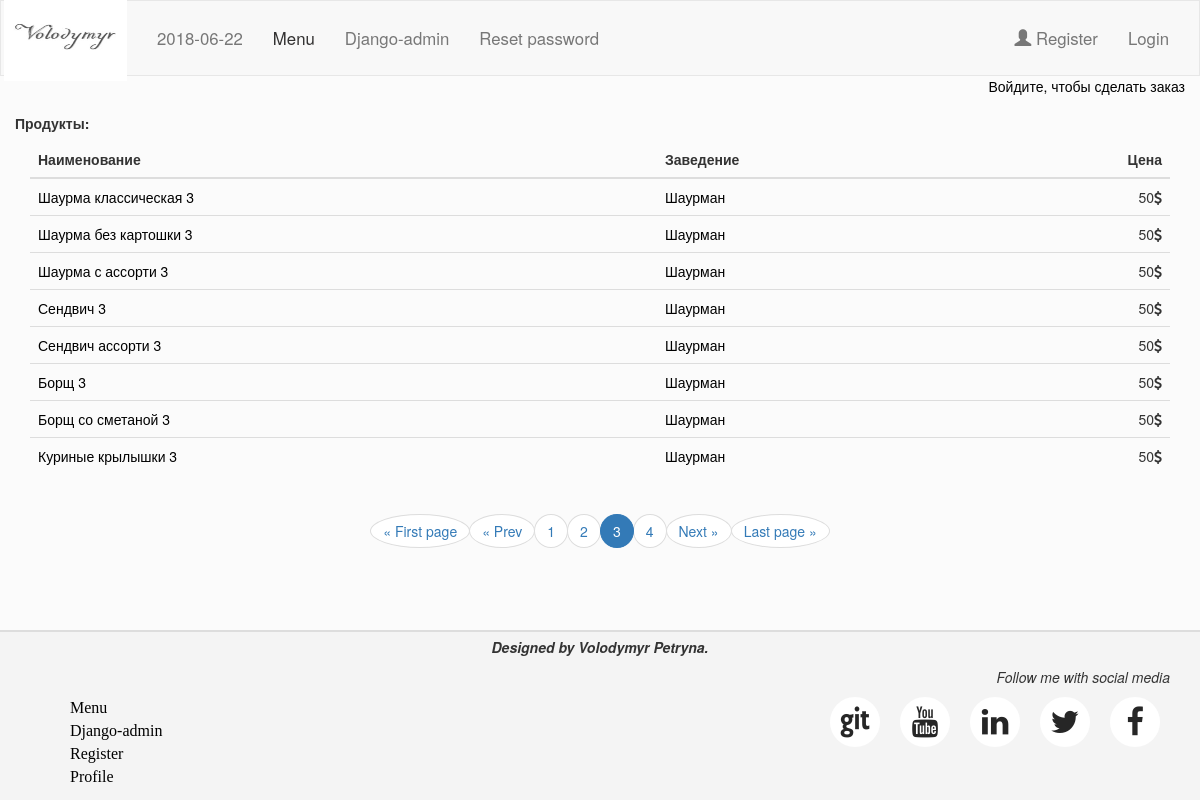
/catalog/?page=3, run on the app's committed database.
### catalog/models.py (models this page shows, shortened)
class Catalog(models.Model):
	name = models.CharField(max_length=150)
	place = models.CharField(max_length=150)
	price = models.IntegerField(default=0)

### catalog/views.py (the view)
def catalog_home(request):#we can see in urls we have name=home and it is because of the variable catalog we can write just home without anything else
	catalog_list = Catalog.objects.all()
	paginator = Paginator(catalog_list, 8)
	page = request.GET.get('page')
	try:
		catalog = paginator.page(page)
	except PageNotAnInteger:
		catalog = paginator.page(1)
	except EmptyPage:
		catalog = paginator.page(paginator.num_pages)
	if page == '1':
		return redirect('catalog:home', permanent=True)
	context = {
		'catalog': catalog,
	}
	return render(request, 'catalog/catalog.html', context)

### catalog/templates/catalog/catalog.html
{% extends 'base.html' %}
{% block content %}
  <div class="container-fluid ">
    <div class="row">
      {% if user.is_authenticated %}
        <div class="col-lg-12 "><h5 class="text-left "><b>Продукты:</b></h5></div>
        {% else %}
        <div class="col-lg-12"><p class="text-right"><a href="http://127.0.0.1:8000/login/"><span style="color: black">Войдите, чтобы сделать заказ</span></a></p></div>
        <div class="col-lg-12 "><h5 class="text-left "><b>Продукты:</b></h5></div>
        {% endif %}
    </div>
  </div>
	<div class="container">
    <table class="table">
    <thead>
      <tr>
        <th>Наименование</th>
        <th>Заведение</th>
        <th class="price">Цена</th>
      </tr>
    </thead>
    <tbody>
    	{% for item in catalog %}
      <tr>
        <td><a style="color: black; text-decoration: none;" href="{% url 'catalog:detail' item.id %}">{{item.name}}</a></td>
        <td><a style="color: black; text-decoration: none;" href="/home">{{item.place}}</a></td>
        <td class="word-spacing"S>{{item.price}}<span class="fa fa-dollar"></span></td>
      </tr>
      	{% endfor %}
    </tbody>
  </table>
		</div>
  <div class="text-center">
    <ul class="pagination">
      {% if catalog.number > 1 %}
        <li><a style="border-radius: 50%" href="?page=1">&laquo; First page</a></li>
      {% else %}
        <li class="disabled"><a style="border-radius: 50%" href="">&laquo; First page</a></li>
      {% endif %}
      {% if catalog.has_previous %}
        <li><a style="border-radius: 50%" href="?page={{ catalog.previous_page_number }}">&laquo; Prev</a></li>
      {% else %}
        <li class="disabled"><a style="border-radius: 50% href="">&laquo; Prev</a></li>
      {% endif %}
      {% if catalog.number > 1 %}
        {% for page in catalog.paginator.page_range %}
          <li class="{% if catalog.number == page %}active{% endif %}"><a style="border-radius: 50%" href="?page={{ page }}">{{ page }}</a>
          </li>
          {% endfor %}
        {% endif %}
        {% if catalog.has_next %}
          <li><a style="border-radius: 50% " href="?page={{ catalog.next_page_number }}">Next &raquo;</a></li>
        {% else %}
          <li class="disabled"><a style="border-radius: 50%" href="">Next &raquo;</a></li>
        {% endif %}
        {% if catalog.number < catalog.paginator.num_pages %}
          <li><a style="border-radius: 50%" href="?page={{ catalog.paginator.num_pages }}">Last page &raquo;</a></li>
        {% else %}
          <li class="disabled"><a style="border-radius: 50%" href="">Last page &raquo;</a></li>
        {% endif %}
    </ul>
  </div>
{% endblock %}

### static/css/styles.css (style rules this page uses)
html { position: relative; min-height: 100%; }
body { margin-bottom: 170px; background-color: #e7e7e726; }
th.price { text-align: right; }
td.word-spacing { word-spacing: 20px; text-align: right; }

### data on the page
Catalog: name "Шаурма классическая 3", place "Шаурман", price "50"
Catalog: name "Шаурма без картошки 3", place "Шаурман", price "50"
Catalog: name "Шаурма с ассорти 3", place "Шаурман", price "50"
Catalog: name "Сендвич 3", place "Шаурман", price "50"
Catalog: name "Сендвич ассорти 3", place "Шаурман", price "50"
Catalog: name "Борщ 3", place "Шаурман", price "50"
Catalog: name "Борщ со сметаной 3", place "Шаурман", price "50"
Catalog: name "Куриные крылышки 3", place "Шаурман", price "50"

### other printed values
{{ page }} "1" "2" "3" "4"
